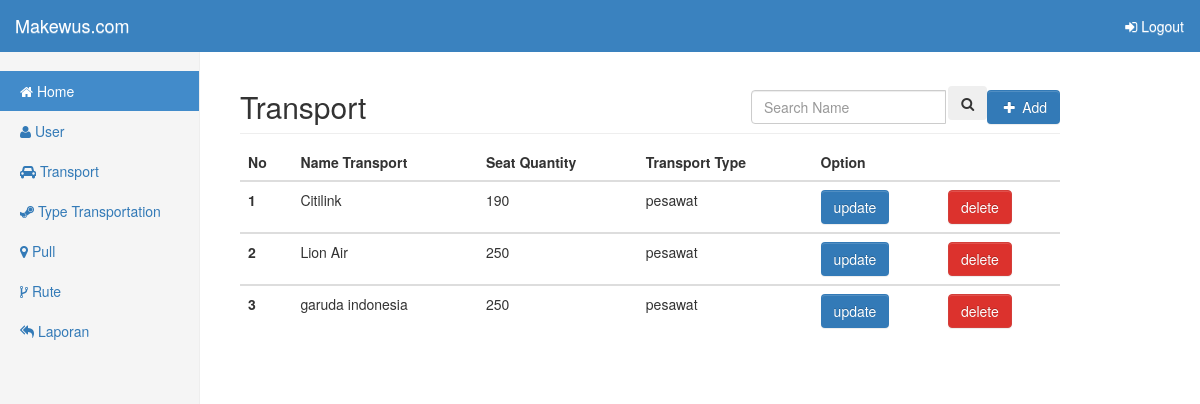
Screenshot of /index.php?page=transport/index (signed in) with the database file from the repository.
### tables this page shows
CREATE TABLE IF NOT EXISTS `transport` (
  `id` int(11) NOT NULL,
  `name_transport` varchar(255) NOT NULL,
  `seat_qty` bigint(30) NOT NULL,
  `transport_type` int(11) NOT NULL
);

CREATE TABLE IF NOT EXISTS `transport_type` (
  `id` int(11) NOT NULL,
  `name` varchar(255) NOT NULL,
  `description` varchar(255) NOT NULL
);

### lib/query.php (called while the page is built, shortened)
<?php
class Query
{
	private $db;
	public function __construct()
	{
		try {
			$this->db = new PDO("mysql:host=localhost;dbname=tickets","root","");
			$this->db->setAttribute(PDO::ATTR_ERRMODE,PDO::ERRMODE_EXCEPTION);
		} catch (PDOException $e) {
			die($e->getMessage());
		}
		return $this->db;
	}
	public function select($tab,$value='*')
	{
		try {
			$data = $this->db->prepare("SELECT $value FROM $tab");
			$data->execute();
		} catch (PDOException $e) {
			die($e->getMessage());
		}
		return $data;
	}
}
$base = new Query();
 ?>

### pages/transport/index.php (the view)
<div class="col-md-9 col-sm-offset-2 col-md-10 col-md-ofset-2 main">
	<div class="table-responsive">
		<h2 class="sub-header">Transport
			<a class="btn btn-primary pull-right" href="index.php?page=transport/insert">
				<i class="fa fa-fw fa-plus"></i> Add
			</a>
			<form class="pull-right" method="post" action="index.php?page=transport/index">
				<div class="input-group src">
					<input type="text" name="search" class="form-control col-md-4" placeholder="Search Name ">
					<span class="input-group-btn"></span>
					<button class="batn" name="cari" type="submit"><i class="fa fa-search"></i></button>
				</div>
			</form>
		</h2>
		<table class="table table-hover table-stiped">
			<thead>
				<tr>
					<th scope="col">No</th>
					<th scope="col">Name Transport</th>
					<th scope="col">Seat Quantity</th>
					<th scope="col">Transport Type</th>
					<th scope="col" colspan="2">Option</th>
				</tr>
			</thead>
				<?php
				$post = $base->sant(INPUT_POST);
				if ($post!="") {
					extract($post);
					$res = $base->select("transport t, transport_type tt where t.name_transport LIKE '%$search%' and t.transport_type=tt.id","t.id, t.name_transport, t.seat_qty, tt.name as transport");
				}else{
					$res = $base->select("transport t, transport_type tt where t.transport_type=tt.id","t.id, t.name_transport, t.seat_qty, tt.name as transport");
				}
				$no=1;
				while ($data = $res->fetch()) {
				?>
			<tbody>
				<tr>
					<th scope="row"><?=$no?></th>
					<td><?=$data["name_transport"]?></td>
					<td><?=$data['seat_qty']?></td>
					<td><?=$data['transport']?></td>
					<td><a href="index.php?page=transport/update&id=<?=$data['id']?>" class="btn btn-primary">update</a></td>
					<td><a href="pages/transport/machine.php?action=del&id=<?=$data['id']?>" class="btn btn-danger">delete</a></td>
				</tr>
			</tbody>
				<?php
						$no++;
					}
				?>
		</table>
	</div>
</div>

### rows the page displays
transport: name_transport "Citilink", seat_qty "190", transport_type.name "pesawat"
transport: name_transport "Lion Air", seat_qty "250", transport_type.name "pesawat"
transport: name_transport "garuda indonesia", seat_qty "250", transport_type.name "pesawat"
